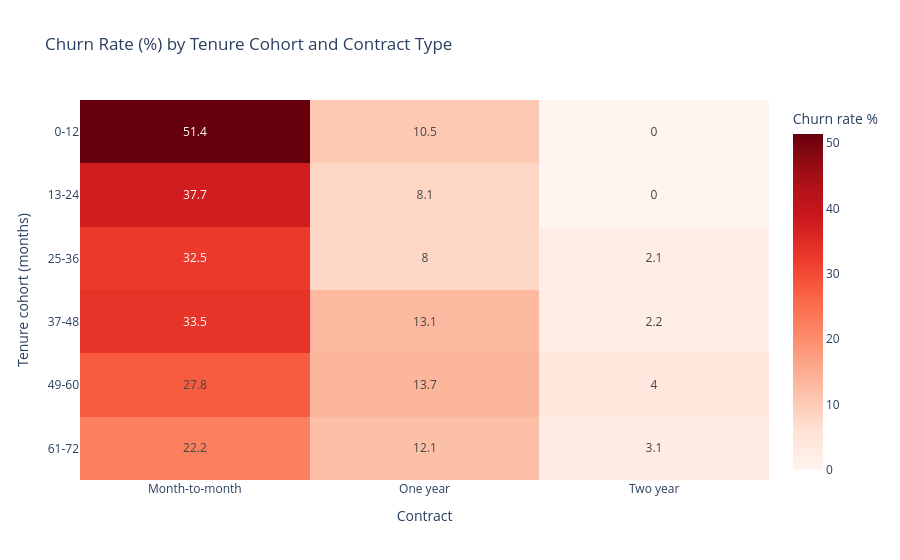

Write notebook code for a chart like this one.
### Code cell
#Heatmap 1: tenure cohort by contract type
heat = (df.pivot_table(index="TenureCohort", columns="Contract",
                       values="ChurnFlag", aggfunc="mean", observed=True) * 100).round(1)

fig1 = px.imshow(
    heat, text_auto=True, aspect="auto",
    color_continuous_scale="Reds",
    labels=dict(color="Churn rate %"),
    title="Churn Rate (%) by Tenure Cohort and Contract Type",
)
fig1.update_layout(xaxis_title="Contract", yaxis_title="Tenure cohort (months)")
fig1.show()

### Figure 1 — Plotly figure (JSON) as saved in the notebook; plotly's stock layout.template omitted (floating-point values rounded to 4 significant figures)
{"data": [{"coloraxis": "coloraxis", "hovertemplate": "Contract: %{x}<br>TenureCohort: %{y}<br>Churn rate %: %{z}<extra></extra>", "name": "0", "texttemplate": "%{z}", "type": "heatmap", "x": ["Month-to-month", "One year", "Two year"], "xaxis": "x", "y": ["0-12", "13-24", "25-36", "37-48", "49-60", "61-72"], "yaxis": "y", "z": [[51.4, 10.5, 0.0], [37.7, 8.1, 0.0], [32.5, 8.0, 2.1], [33.5, 13.1, 2.2], [27.8, 13.7, 4.0], [22.2, 12.1, 3.1]]}], "layout": {"coloraxis": {"autocolorscale": false, "colorbar": {"title": {"text": "Churn rate %"}}, "colorscale": [[0, "rgb(255,245,240)"], [0.125, "rgb(254,224,210)"], [0.25, "rgb(252,187,161)"], [0.375, "rgb(252,146,114)"], [0.5, "rgb(251,106,74)"], [0.625, "rgb(239,59,44)"], [0.75, "rgb(203,24,29)"], [0.875, "rgb(165,15,21)"], [1, "rgb(103,0,13)"]]}, "title": {"text": "Churn Rate (%) by Tenure Cohort and Contract Type"}, "xaxis": {"anchor": "y", "domain": [0, 1], "title": {"text": "Contract"}}, "yaxis": {"anchor": "x", "autorange": "reversed", "domain": [0, 1], "title": {"text": "Tenure cohort (months)"}}}}
